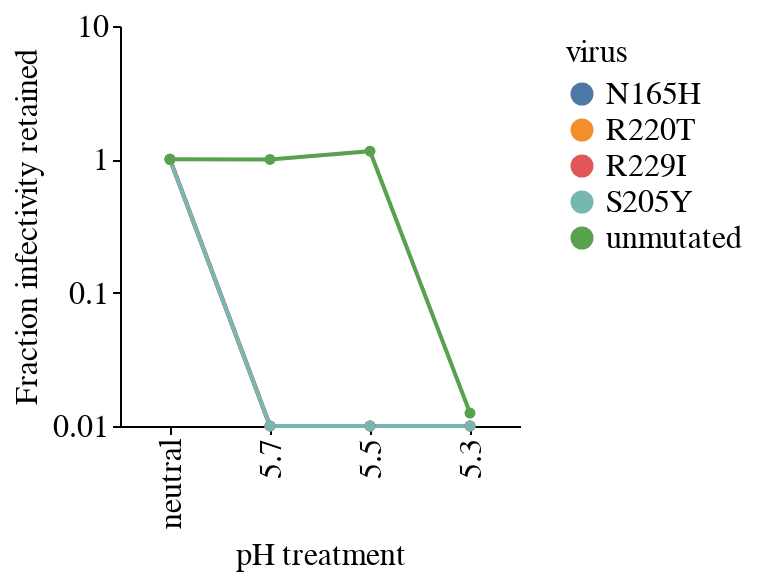

Notebook code for this chart:
### Code cell
alt.Chart(subset_df).mark_line(point=True).encode(
    x=alt.X(
        'pH_treatment', 
        title='pH treatment', 
        sort=['neutral', '5.7', '5.5', '5.3']
    ),
    y=alt.Y(
        'mean_infectivity_retained',
        title='Fraction infectivity retained',
        scale=alt.Scale(type='log')
    ),
    color='virus'
).properties(
    height=200,
    width=200
)

### Figure 1 — Vega-Lite specification as saved in the notebook (floating-point values rounded to 4 significant figures)
{"config": {"background": "white", "title": {"fontSize": 20, "fontWeight": "normal", "font": "Helvetica", "anchor": "start", "color": "#000000", "orient": "top", "offset": 5, "subtitleColor": "gray", "subtitleFont": "Helvetica", "subtitleFontWeight": "normal", "subtitleFontSize": 18, "subtitlePadding": 2}, "axis": {"domain": true, "domainColor": "black", "domainWidth": 1, "grid": false, "gridColor": "#DEDDDD", "gridWidth": 0.5, "labelFont": "Helvetica", "labelFontSize": 16, "labelFlush": false, "labelFontWeight": "normal", "labelPadding": 2, "tickColor": "black", "tickSize": 4, "tickCount": 3, "tickWidth": 1, "titleFont": "Helvetica", "titleAlign": "center", "titleFontWeight": "normal", "titleFontSize": 16, "titlePadding": 5}, "legend": {"labelFont": "Helvetica", "labelFontSize": 16, "symbolSize": 100, "titleFont": "Helvetica", "titleFontSize": 16, "titleFontWeight": "normal", "padding": 5, "titleLimit": 200, "gradientLength": 100}, "range": {"category": ["#4e79a7", "#f28e2c", "#e15759", "#76b7b2", "#59a14f", "#edc949", "#af7aa1", "#ff9da7", "#9c755f", "#bab0ab"], "diverging": ["#c7e9b4", "#7fcdbb", "#41b6c4", "#1d91c0", "#225ea8", "#253494"]}, "view": {"stroke": "white", "strokeWidth": 0}, "text": {"font": "Helvetica", "fontSize": 16}}, "data": {"name": "data-63b6e59943c3a9137bacc3fedc8e79e9"}, "mark": {"type": "line", "point": true}, "encoding": {"color": {"field": "virus", "type": "nominal"}, "x": {"field": "pH_treatment", "sort": ["neutral", "5.7", "5.5", "5.3"], "title": "pH treatment", "type": "nominal"}, "y": {"field": "mean_infectivity_retained", "scale": {"type": "log"}, "title": "Fraction infectivity retained", "type": "quantitative"}}, "height": 200, "width": 200, "$schema": "https://vega.github.io/schema/vega-lite/v5.16.3.json", "datasets": {"data-63b6e59943c3a9137bacc3fedc8e79e9": [{"virus": "N165H", "pH_treatment": "5.3", "mean_infectivity_retained": 0.01, "se": 0.0005, "mutation": "N165H", "stability_mean": -0.7154, "lower": 0.01, "upper": 0.01}, {"virus": "N165H", "pH_treatment": "5.5", "mean_infectivity_retained": 0.01, "se": 0.0, "mutation": "N165H", "stability_mean": -0.7154, "lower": 0.01, "upper": 0.01}, {"virus": "N165H", "pH_treatment": "5.7", "mean_infectivity_retained": 0.01, "se": 0.0, "mutation": "N165H", "stability_mean": -0.7154, "lower": 0.01, "upper": 0.01}, {"virus": "N165H", "pH_treatment": "neutral", "mean_infectivity_retained": 1.0, "se": 0.0, "mutation": "N165H", "stability_mean": -0.7154, "lower": 1.0, "upper": 1.0}, {"virus": "R220T", "pH_treatment": "5.3", "mean_infectivity_retained": 0.01, "se": 0.0, "mutation": "R220T", "stability_mean": -0.6935, "lower": 0.01, "upper": 0.01}, {"virus": "R220T", "pH_treatment": "5.5", "mean_infectivity_retained": 0.01, "se": 0.001, "mutation": "R220T", "stability_mean": -0.6935, "lower": 0.01, "upper": 0.01}, {"virus": "R220T", "pH_treatment": "5.7", "mean_infectivity_retained": 0.01, "se": 0.0015, "mutation": "R220T", "stability_mean": -0.6935, "lower": 0.01, "upper": 0.01}, {"virus": "R220T", "pH_treatment": "neutral", "mean_infectivity_retained": 1.0, "se": 0.0, "mutation": "R220T", "stability_mean": -0.6935, "lower": 1.0, "upper": 1.0}, {"virus": "R229I", "pH_treatment": "5.3", "mean_infectivity_retained": 0.01, "se": 0.0005, "mutation": "R229I", "stability_mean": -1.103, "lower": 0.01, "upper": 0.01}, {"virus": "R229I", "pH_treatment": "5.5", "mean_infectivity_retained": 0.01, "se": 0.0005, "mutation": "R229I", "stability_mean": -1.103, "lower": 0.01, "upper": 0.01}, {"virus": "R229I", "pH_treatment": "5.7", "mean_infectivity_retained": 0.01, "se": 0.0005, "mutation": "R229I", "stability_mean": -1.103, "lower": 0.01, "upper": 0.01}, {"virus": "R229I", "pH_treatment": "neutral", "mean_infectivity_retained": 1.0, "se": 0.0, "mutation": "R229I", "stability_mean": -1.103, "lower": 1.0, "upper": 1.0}, {"virus": "S205Y", "pH_treatment": "5.3", "mean_infectivity_retained": 0.01, "se": 0.0, "mutation": "S205Y", "stability_mean": -0.7182, "lower": 0.01, "upper": 0.01}, {"virus": "S205Y", "pH_treatment": "5.5", "mean_infectivity_retained": 0.01, "se": 0.001, "mutation": "S205Y", "stability_mean": -0.7182, "lower": 0.01, "upper": 0.01}, {"virus": "S205Y", "pH_treatment": "5.7", "mean_infectivity_retained": 0.01, "se": 0.0005, "mutation": "S205Y", "stability_mean": -0.7182, "lower": 0.01, "upper": 0.01}, {"virus": "S205Y", "pH_treatment": "neutral", "mean_infectivity_retained": 1.0, "se": 0.0, "mutation": "S205Y", "stability_mean": -0.7182, "lower": 1.0, "upper": 1.0}, {"virus": "unmutated", "pH_treatment": "5.3", "mean_infectivity_retained": 0.0125, "se": 0.0055, "mutation": null, "stability_mean": 0.0, "lower": 0.01, "upper": 0.018}, {"virus": "unmutated", "pH_treatment": "5.5", "mean_infectivity_retained": 1.151, "se": 0.1325, "mutation": null, "stability_mean": 0.0, "lower": 1.019, "upper": 1.284}, {"virus": "unmutated", "pH_treatment": "5.7", "mean_infectivity_retained": 0.998, "se": 0.132, "mutation": null, "stability_mean": 0.0, "lower": 0.866, "upper": 1.13}, {"virus": "unmutated", "pH_treatment": "neutral", "mean_infectivity_retained": 1.0, "se": 0.0, "mutation": null, "stability_mean": 0.0, "lower": 1.0, "upper": 1.0}]}}
